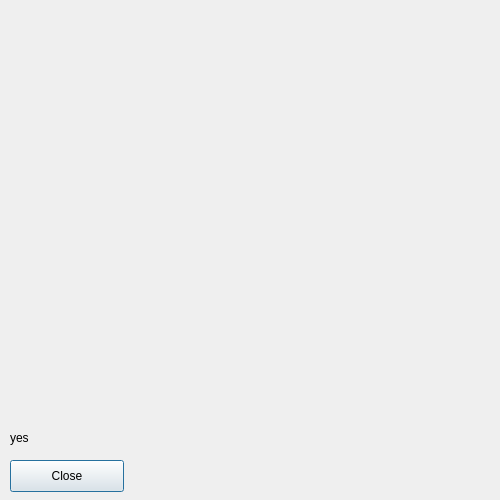
<?xml version="1.0" encoding="UTF-8"?>
<ui version="4.0">
 <class>ShowSentences</class>
 <widget class="QDialog" name="ShowSentences">
  <property name="geometry">
   <rect>
    <x>0</x>
    <y>0</y>
    <width>500</width>
    <height>500</height>
   </rect>
  </property>
  <property name="windowTitle">
   <string>Dialog</string>
  </property>
  <widget class="QLabel" name="label">
   <property name="geometry">
    <rect>
     <x>10</x>
     <y>430</y>
     <width>59</width>
     <height>16</height>
    </rect>
   </property>
   <property name="text">
    <string>yes</string>
   </property>
  </widget>
  <widget class="QPushButton" name="Close_button">
   <property name="geometry">
    <rect>
     <x>10</x>
     <y>460</y>
     <width>114</width>
     <height>32</height>
    </rect>
   </property>
   <property name="text">
    <string>Close</string>
   </property>
  </widget>
 </widget>
 <resources/>
 <connections/>
</ui>
